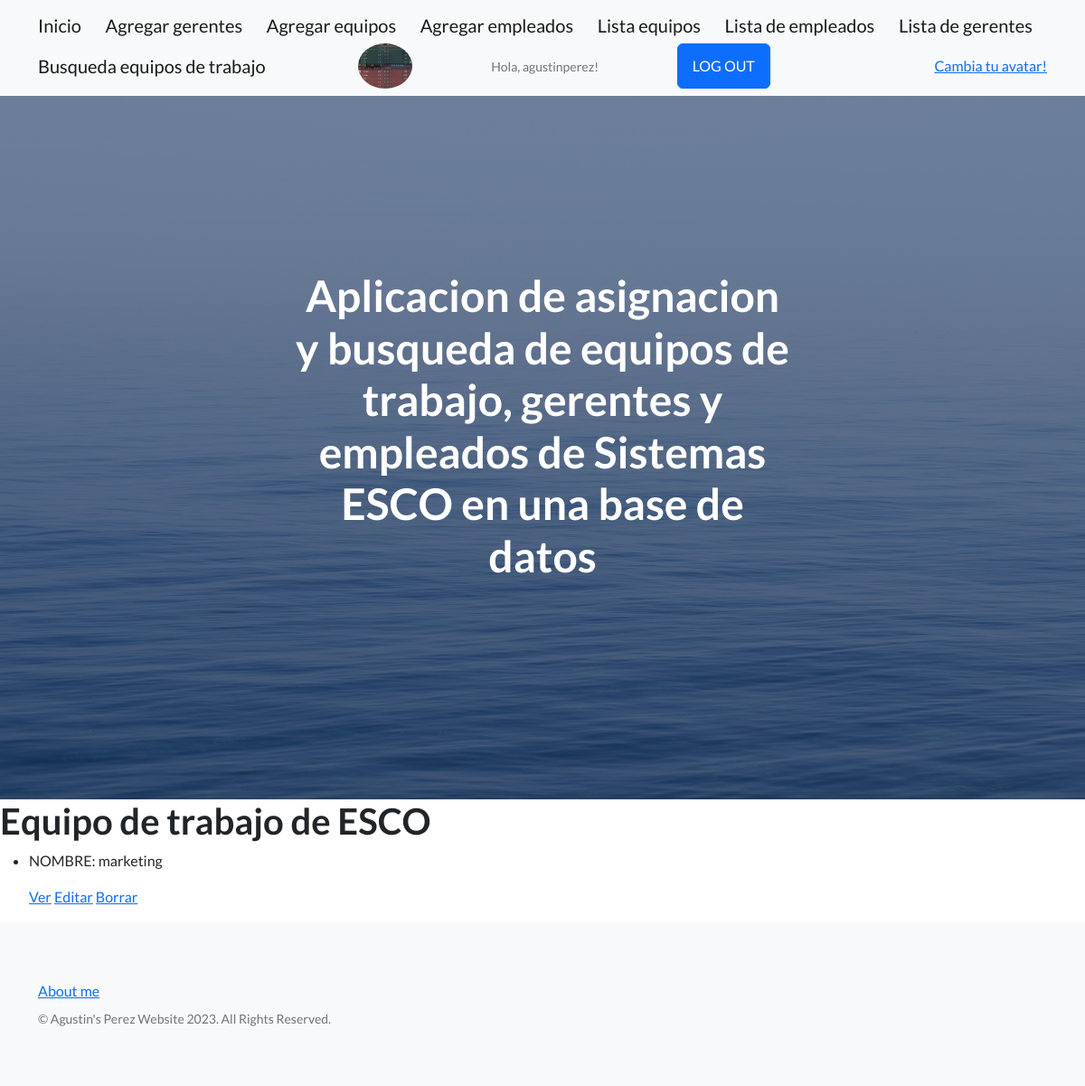
Before: /AppCoder/equipo/list (signed in) with the older database file.
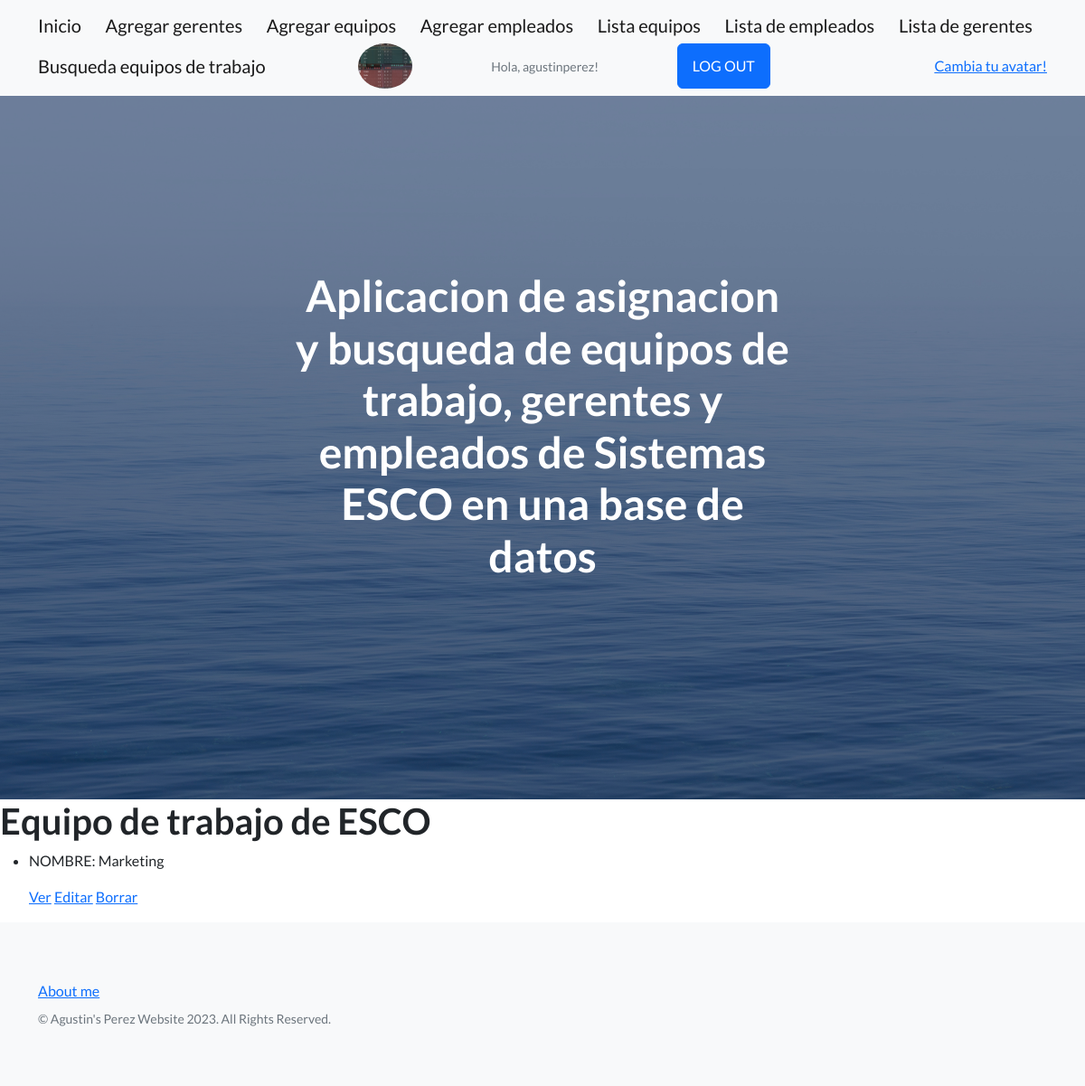
After: the same page with the newer database file.
### AppCoder/models.py (models this page shows, shortened)
class Avatar(models.Model):
    user = models.OneToOneField(User, on_delete=models.CASCADE)
    imagen = models.ImageField(upload_to='avatares', null=True, blank = True)

class Equipo(models.Model):
    nombre = models.CharField(max_length=100)
    camada = models.IntegerField()

### AppCoder/views.py (the view)
# urls.py: path('equipo/list', views.EquipoList.as_view(),name = 'equipoList'),
class EquipoList(ListView):
      model = Equipo
      template_name = "AppCoder/equipo_list.html"

### AppCoder/templates/AppCoder/equipo_list.html (shortened to what this page needs)
{% extends "AppCoder/padre.html" %}
{% load static %}
{% block contenidoQueCambia %}
</head>
<body>
    <h1>Equipo de trabajo de ESCO</h1>
    <ul>
        {% for equipo in object_list %}
        <li>
            <p>NOMBRE: {{equipo.nombre}}</p>
            <p>
                <a href = "{% url 'equipoDetail' equipo.id %}">Ver</a>
                <a href = "{% url 'equipoEdit' equipo.id %}">Editar</a>
                <a href = "{% url 'equipoDelete' equipo.id %}">Borrar</a>
            </p>
        </li>
        {% endfor %}
    </ul>
</body>
{% endblock %}

### AppCoder/templates/AppCoder/padre.html (shortened to what this page needs)
<!DOCTYPE html>
<html lang="en">
    <head>
        {% load static %}
        <link href="https://cdn.jsdelivr.net/npm/bootstrap-icons@1.5.0/font/bootstrap-icons.css" rel="stylesheet" type="text/css" />
        <link href="{% static 'AppCoder/css/styles.css' %}" rel="stylesheet" />
        <nav class="navbar navbar-light bg-light static-top">
            <div class="container">
                <a class="navbar-brand" href="{% url 'Inicio' %}">Inicio</a>
                <a class="navbar-brand" href="{% url 'Gerentes' %}">Agregar gerentes</a>
                <a class="navbar-brand" href="{% url 'Equipos' %}">Agregar equipos</a>
                <a class="navbar-brand" href="{% url 'Empleados' %}">Agregar empleados</a>
                <a class="navbar-brand" href="{% url 'equipoList' %}">Lista equipos</a>
                <a class="navbar-brand" href="{% url 'empleadoList' %}">Lista de empleados</a>
                <a class="navbar-brand" href="{% url 'gerenteList' %}">Lista de gerentes</a>
                <a class="navbar-brand" href="{% url 'BusquedaEquipo' %}">Busqueda equipos de trabajo</a>
                {% if request.user.is_authenticated %}
                <img src = "{{ request.user.avatar.imagen.url }}" style="width: 60px; height:50px;" class="rounded-circle img-fluid" />
                <p class = "text-muted small mb-4 mb-lg-0"> Hola, {{user.username}}!</p>
                <a class="btn btn-primary" href ="{%url 'Logout' %}">LOG OUT</a>
                <a class="list-inline-item"><a href="{% url 'AgregarAvatar' %}">Cambia tu avatar! </a>
                {% endif %}
            </div>
</nav>
    </head>
    <body>
        <header class="masthead">
            <div class="container position-relative">
                <div class="row justify-content-center">
                    <div class="col-xl-6">
                        <div class="text-center text-white">
                            <h1 class="mb-5">Aplicacion de asignacion y busqueda de equipos de trabajo, gerentes y empleados de Sistemas ESCO en una base de datos</h1>
                        </div>
                    </div>
                </div>
            </div>
        </header>
    {% block contenidoQueCambia %}
    {% endblock contenidoQueCambia  %}
        <footer class="footer bg-light">
            <div class="container">
                <div class="row">
                    <div class="col-lg-6 h-100 text-center text-lg-start my-auto">
                        <ul class="list-inline mb-2">
                            <li class="list-inline-item"><a href="{% url 'Acercademi' %}">About me</a></li>
                        </ul>
                        <p class="text-muted small mb-4 mb-lg-0">&copy; Agustin's Perez Website 2023. All Rights Reserved.</p>
                    </div>
                </div>
            </div>
        </footer>
    </body>
</html>

Changed rows visible on the page:
removed Equipo: nombre "marketing"
added Equipo: nombre "Marketing"
